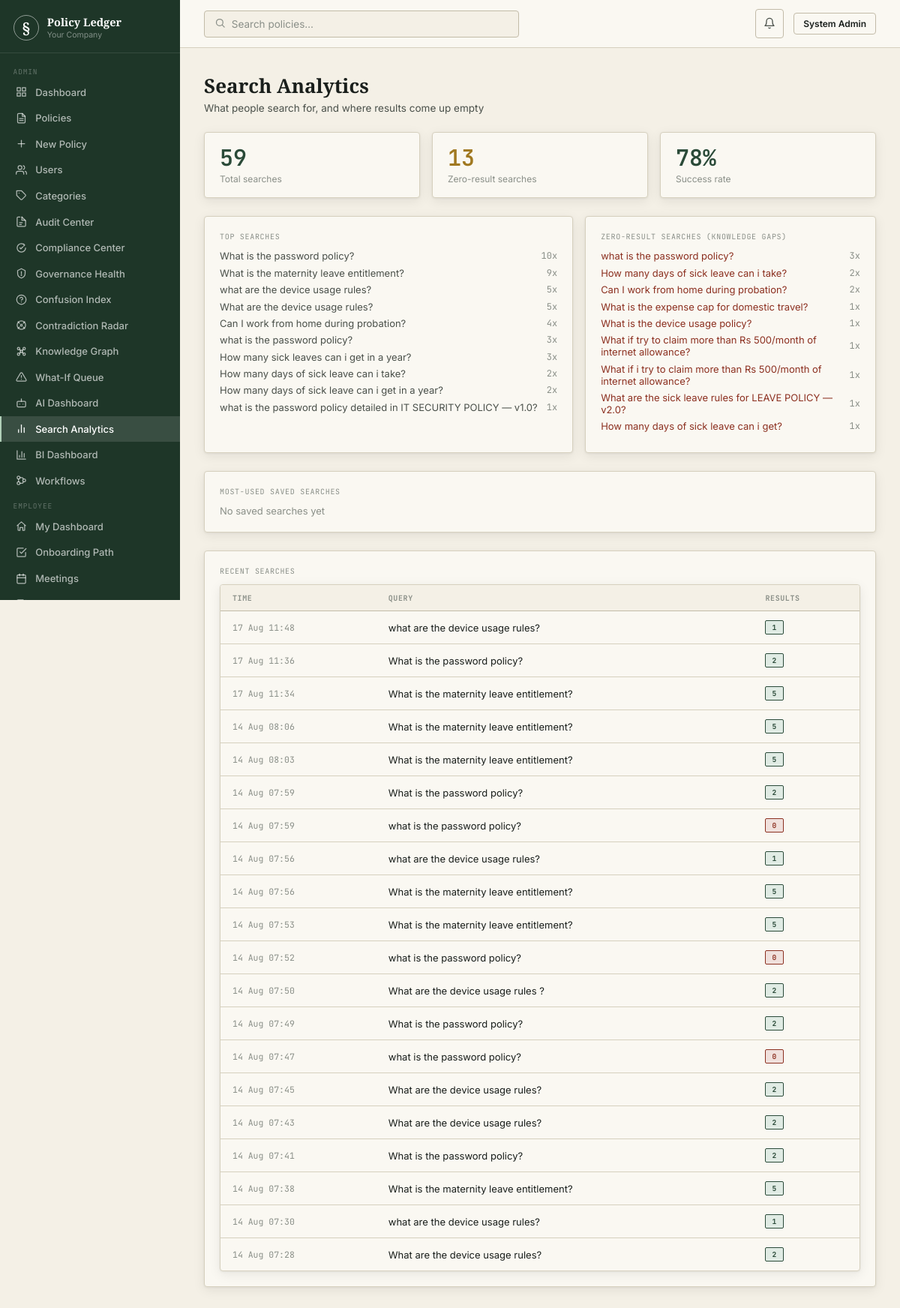
Page /admin/search-analytics (signed in) on the committed database.
### models.py (models this page shows, shortened)
class User(db.Model, UserMixin):
    id = db.Column(db.Integer, primary_key=True)
    employee_id = db.Column(db.String(20), unique=True, nullable=True)
    name = db.Column(db.String(120), nullable=False)
    email = db.Column(db.String(200), nullable=False, unique=True, index=True)
    password_hash = db.Column(db.String(256), nullable=False)
    role = db.Column(db.String(20), nullable=False, default=UserRole.EMPLOYEE)
    department_id = db.Column(db.Integer, db.ForeignKey("department.id"), nullable=True)
    designation = db.Column(db.String(100))
    phone = db.Column(db.String(20))
    avatar_url = db.Column(db.String(300))
    is_active = db.Column(db.Boolean, default=True)
    email_verified = db.Column(db.Boolean, default=False)
    mfa_enabled = db.Column(db.Boolean, default=False)
    mfa_secret = db.Column(db.String(64))
    last_login = db.Column(db.DateTime)
    password_changed_at = db.Column(db.DateTime, default=now_utc)
    created_at = db.Column(db.DateTime, default=now_utc)
    updated_at = db.Column(db.DateTime, default=now_utc, onupdate=now_utc)
    notifications = db.relationship("Notification", backref="user", lazy="dynamic", cascade="all, delete-orphan")
    acknowledgements = db.relationship("PolicyAcknowledgement", backref="user", lazy="dynamic")
    audit_logs = db.relationship("AuditLog", backref="user", lazy="dynamic")
    saved = db.relationship("Policy", secondary=saved_policies, lazy="dynamic")
    def is_admin(self) -> bool:
        return self.role == UserRole.ADMIN
    def can_manage_policies(self) -> bool:
        return self.role in (UserRole.HR, UserRole.ADMIN, UserRole.MANAGER)

class SearchHistory(db.Model):
    id = db.Column(db.Integer, primary_key=True)
    user_id = db.Column(db.Integer, db.ForeignKey("user.id"), nullable=True)
    query_text = db.Column(db.String(500), nullable=False)
    answered = db.Column(db.Boolean, default=True)
    chunks_found = db.Column(db.Integer, default=0)
    created_at = db.Column(db.DateTime, default=now_utc)

### blueprints/search.py (the view)
@search_bp.route("/admin/search-analytics")
@login_required
@role_required(UserRole.ADMIN, UserRole.HR)
def search_analytics():
    total_searches = SearchHistory.query.count()
    zero_result = SearchHistory.query.filter_by(answered=False).count()
    top_queries = (db.session.query(SearchHistory.query_text, func.count(SearchHistory.id).label("cnt"))
                  .group_by(SearchHistory.query_text)
                  .order_by(func.count(SearchHistory.id).desc())
                  .limit(10).all())
    zero_result_queries = (db.session.query(SearchHistory.query_text, func.count(SearchHistory.id).label("cnt"))
                           .filter_by(answered=False)
                           .group_by(SearchHistory.query_text)
                           .order_by(func.count(SearchHistory.id).desc())
                           .limit(10).all())
    recent = SearchHistory.query.order_by(SearchHistory.created_at.desc()).limit(20).all()
    most_saved = SavedSearch.query.order_by(SavedSearch.use_count.desc()).limit(8).all()
    return render_template("admin/search_analytics.html",
        total_searches=total_searches, zero_result=zero_result,
        success_rate=round(100 * (total_searches - zero_result) / total_searches) if total_searches else 0,
        top_queries=top_queries, zero_result_queries=zero_result_queries,
        recent=recent, most_saved=most_saved,
    )

### templates/admin/search_analytics.html (shortened to what this page needs)
{% extends "base.html" %}
{% block content %}
<div class="page-header">
  <div class="page-header-left"><h1>Search Analytics</h1><p>What people search for, and where results come up empty</p></div>
</div>
<div class="stat-grid mb3">
  <div class="stat-card"><div class="stat-val">{{ total_searches }}</div><div class="stat-label">Total searches</div></div>
  <div class="stat-card {% if zero_result > 0 %}amber{% endif %}"><div class="stat-val">{{ zero_result }}</div><div class="stat-label">Zero-result searches</div></div>
  <div class="stat-card"><div class="stat-val">{{ success_rate }}%</div><div class="stat-label">Success rate</div></div>
</div>
<div class="grid2 mb3">
  <div class="card">
    <div class="card-label">Top searches</div>
    {% for q, count in top_queries %}
    <div style="display:flex;align-items:center;gap:.75rem;margin-bottom:.4rem;font-size:13px">
      <span style="flex:1;color:var(--ink2);white-space:nowrap;overflow:hidden;text-overflow:ellipsis">{{ q }}</span>
      <span class="text-mono" style="color:var(--faint)">{{ count }}x</span>
    </div>
    {% else %}<div class="text-faint" style="font-size:13px">No searches yet</div>{% endfor %}
  </div>
  <div class="card">
    <div class="card-label">Zero-result searches (knowledge gaps)</div>
    {% for q, count in zero_result_queries %}
    <div style="display:flex;align-items:center;gap:.75rem;margin-bottom:.4rem;font-size:13px">
      <span style="flex:1;color:var(--red)">{{ q }}</span>
      <span class="text-mono" style="color:var(--faint)">{{ count }}x</span>
    </div>
    {% else %}<div class="text-faint" style="font-size:13px">No zero-result searches — good coverage.</div>{% endfor %}
  </div>
</div>
<div class="card mb3">
  <div class="card-label">Most-used saved searches</div>
  {% if most_saved %}
  <div class="table-wrap" style="margin-top:.5rem">
    <table>
      <thead><tr><th>Name</th><th>Owner</th><th>Scope</th><th>Uses</th></tr></thead>
      <tbody>
        {% for s in most_saved %}
        <tr><td class="td-title">{{ s.name }}</td><td>{{ s.user.name }}</td><td class="td-mono">{{ s.scope }}</td><td class="td-mono">{{ s.use_count or 0 }}</td></tr>
        {% endfor %}
      </tbody>
    </table>
  </div>
  {% else %}<div class="text-faint" style="font-size:13px;margin-top:.5rem">No saved searches yet</div>{% endif %}
</div>
<div class="card">
  <div class="card-label">Recent searches</div>
  <div class="table-wrap" style="margin-top:.5rem">
    <table>
      <thead><tr><th>Time</th><th>Query</th><th>Results</th></tr></thead>
      <tbody>
        {% for s in recent %}
        <tr>
          <td class="td-mono">{{ s.created_at.strftime('%d %b %H:%M') }}</td>
          <td>{{ s.query_text }}</td>
          <td><span class="pill {% if s.answered %}pill-active{% else %}pill-rejected{% endif %}">{{ s.chunks_found }}</span></td>
        </tr>
        {% else %}<tr><td colspan="3" class="text-faint">No searches yet</td></tr>{% endfor %}
      </tbody>
    </table>
  </div>
</div>
{% endblock %}

### templates/base.html (shortened to what this page needs)
<!DOCTYPE html>
<html lang="en">
<head>
</head>
<body>
<div class="shell">
  {% block sidebar %}
  <div class="sidebar">
    <div class="s-brand">
      <div class="s-mark">§</div>
      <div><div class="s-name">Policy Ledger</div><div class="s-company">{{ config.COMPANY_NAME }}</div></div>
    </div>
    <nav class="s-nav">
      {% if current_user.can_manage_policies() %}
      <div class="s-section">Admin</div>
      <a href="{{ url_for('admin.dashboard') }}" class="s-item {% if request.endpoint == 'admin.dashboard' %}active{% endif %}"><span class="s-icon"><svg viewBox="0 0 24 24" fill="none" stroke="currentColor" stroke-width="2" stroke-linecap="round" stroke-linejoin="round"><rect x="3" y="3" width="7" height="7"/><rect x="14" y="3" width="7" height="7"/><rect x="14" y="14" width="7" height="7"/><rect x="3" y="14" width="7" height="7"/></svg></span>Dashboard</a>
      <a href="{{ url_for('admin.policy_list') }}" class="s-item {% if 'policy' in request.endpoint %}active{% endif %}"><span class="s-icon"><svg viewBox="0 0 24 24" fill="none" stroke="currentColor" stroke-width="2" stroke-linecap="round" stroke-linejoin="round"><path d="M14 2H6a2 2 0 0 0-2 2v16a2 2 0 0 0 2 2h12a2 2 0 0 0 2-2V8z"/><path d="M14 2v6h6"/><line x1="8" y1="13" x2="16" y2="13"/><line x1="8" y1="17" x2="16" y2="17"/></svg></span>Policies</a>
      <a href="{{ url_for('admin.policy_create') }}" class="s-item"><span class="s-icon"><svg viewBox="0 0 24 24" fill="none" stroke="currentColor" stroke-width="2" stroke-linecap="round" stroke-linejoin="round"><line x1="12" y1="5" x2="12" y2="19"/><line x1="5" y1="12" x2="19" y2="12"/></svg></span>New Policy</a>
      {% if current_user.is_admin() %}
      <a href="{{ url_for('admin.user_list') }}" class="s-item {% if 'user' in request.endpoint %}active{% endif %}"><span class="s-icon"><svg viewBox="0 0 24 24" fill="none" stroke="currentColor" stroke-width="2" stroke-linecap="round" stroke-linejoin="round"><path d="M17 21v-2a4 4 0 0 0-4-4H5a4 4 0 0 0-4 4v2"/><circle cx="9" cy="7" r="4"/><path d="M23 21v-2a4 4 0 0 0-3-3.87"/><path d="M16 3.13a4 4 0 0 1 0 7.75"/></svg></span>Users</a>
      <a href="{{ url_for('admin.category_list') }}" class="s-item"><span class="s-icon"><svg viewBox="0 0 24 24" fill="none" stroke="currentColor" stroke-width="2" stroke-linecap="round" stroke-linejoin="round"><path d="M20.59 13.41 13.4 20.6a2 2 0 0 1-2.83 0L2 12V2h10l8.59 8.59a2 2 0 0 1 0 2.82z"/><line x1="7" y1="7" x2="7.01" y2="7"/></svg></span>Categories</a>
      <a href="{{ url_for('audit_center.audit_dashboard') }}" class="s-item {% if request.endpoint and request.endpoint.startswith('audit_center.') %}active{% endif %}"><span class="s-icon"><svg viewBox="0 0 24 24" fill="none" stroke="currentColor" stroke-width="2" stroke-linecap="round" stroke-linejoin="round"><path d="M9 2H5a2 2 0 0 0-2 2v16a2 2 0 0 0 2 2h14a2 2 0 0 0 2-2V11"/><path d="M13 2v7h7"/><line x1="8" y1="14" x2="14" y2="14"/><line x1="8" y1="18" x2="12" y2="18"/><path d="M13 2l8 8"/></svg></span>Audit Center</a>
      <a href="{{ url_for('compliance.compliance_center') }}" class="s-item {% if request.endpoint and request.endpoint.startswith('compliance.') %}active{% endif %}"><span class="s-icon"><svg viewBox="0 0 24 24" fill="none" stroke="currentColor" stroke-width="2" stroke-linecap="round" stroke-linejoin="round"><path d="M9 12l2 2 4-4"/><path d="M21 12c0 4.97-4.03 9-9 9s-9-4.03-9-9 4.03-9 9-9c1.6 0 3.1.42 4.4 1.15"/><path d="M17 4l2 2-2 2"/></svg></span>Compliance Center</a>
      <a href="{{ url_for('governance.dashboard') }}" class="s-item {% if request.endpoint and request.endpoint.startswith('governance.') %}active{% endif %}"><span class="s-icon"><svg viewBox="0 0 24 24" fill="none" stroke="currentColor" stroke-width="2" stroke-linecap="round" stroke-linejoin="round"><path d="M12 2l8 4v6c0 5-3.5 8.5-8 10-4.5-1.5-8-5-8-10V6z"/><path d="M12 8v5"/><circle cx="12" cy="16" r=".5" fill="currentColor"/></svg></span>Governance Health</a>
      <a href="{{ url_for('confusion_index.dashboard') }}" class="s-item {% if request.endpoint and request.endpoint.startswith('confusion_index.') %}active{% endif %}"><span class="s-icon"><svg viewBox="0 0 24 24" fill="none" stroke="currentColor" stroke-width="2" stroke-linecap="round" stroke-linejoin="round"><circle cx="12" cy="12" r="10"/><path d="M9.09 9a3 3 0 0 1 5.83 1c0 2-3 3-3 3"/><line x1="12" y1="17" x2="12.01" y2="17"/></svg></span>Confusion Index</a>
      <a href="{{ url_for('contradiction_radar.dashboard') }}" class="s-item {% if request.endpoint and request.endpoint.startswith('contradiction_radar.') %}active{% endif %}"><span class="s-icon"><svg viewBox="0 0 24 24" fill="none" stroke="currentColor" stroke-width="2" stroke-linecap="round" stroke-linejoin="round"><circle cx="12" cy="12" r="2"/><path d="M4.9 4.9l3 3M19.1 4.9l-3 3M4.9 19.1l3-3M19.1 19.1l-3-3"/><circle cx="12" cy="12" r="9"/></svg></span>Contradiction Radar</a>
      <a href="{{ url_for('knowledge_graph.graph_page') }}" class="s-item "><span class="s-icon"></span>Knowledge Graph</a>
      <a href="{{ url_for('what_if.review_queue') }}" class="s-item {% if request.endpoint and request.endpoint.startswith('what_if.') and 'admin' in request.path %}active{% endif %}"><span class="s-icon"><svg viewBox="0 0 24 24" fill="none" stroke="currentColor" stroke-width="2" stroke-linecap="round" stroke-linejoin="round"><path d="M12 9v4"/><path d="M12 17h.01"/><path d="M10.29 3.86 1.82 18a2 2 0 0 0 1.71 3h16.94a2 2 0 0 0 1.71-3L13.71 3.86a2 2 0 0 0-3.42 0z"/></svg></span>What-If Queue</a>
      <a href="{{ url_for('rag.admin_rag_dashboard') }}" class="s-item "><span class="s-icon"></span>AI Dashboard</a>
      <a href="{{ url_for('search.search_analytics') }}" class="s-item {% if request.endpoint == 'search.search_analytics' %}active{% endif %}"><span class="s-icon"><svg viewBox="0 0 24 24" fill="none" stroke="currentColor" stroke-width="2" stroke-linecap="round" stroke-linejoin="round"><line x1="18" y1="20" x2="18" y2="10"/><line x1="12" y1="20" x2="12" y2="4"/><line x1="6" y1="20" x2="6" y2="14"/></svg></span>Search Analytics</a>
      <a href="{{ url_for('bi.bi_dashboard') }}" class="s-item {% if request.endpoint == 'bi.bi_dashboard' %}active{% endif %}"><span class="s-icon"><svg viewBox="0 0 24 24" fill="none" stroke="currentColor" stroke-width="2" stroke-linecap="round" stroke-linejoin="round"><path d="M3 3v18h18"/><path d="M18 17V9M13 17V5M8 17v-4"/></svg></span>BI Dashboard</a>
      <a href="{{ url_for('workflow.template_list') }}" class="s-item {% if request.endpoint and request.endpoint.startswith('workflow.') %}active{% endif %}"><span class="s-icon"><svg viewBox="0 0 24 24" fill="none" stroke="currentColor" stroke-width="2" stroke-linecap="round" stroke-linejoin="round"><circle cx="6" cy="6" r="3"/><circle cx="6" cy="18" r="3"/><circle cx="18" cy="12" r="3"/><path d="M6 9v6M9 6h4a3 3 0 0 1 3 3v0M9 18h4a3 3 0 0 0 3-3v0"/></svg></span>Workflows</a>
      {% endif %}
      <div class="s-section">Employee</div>
      {% endif %}
      <a href="{{ url_for('employee.dashboard') }}" class="s-item {% if request.endpoint == 'employee.dashboard' %}active{% endif %}"><span class="s-icon"><svg viewBox="0 0 24 24" fill="none" stroke="currentColor" stroke-width="2" stroke-linecap="round" stroke-linejoin="round"><path d="M3 11l9-8 9 8"/><path d="M5 10v10a1 1 0 0 0 1 1h3v-6h6v6h3a1 1 0 0 0 1-1V10"/></svg></span>My Dashboard</a>
      <a href="{{ url_for('employee.onboarding') }}" class="s-item {% if request.endpoint and request.endpoint.startswith('employee.onboarding') %}active{% endif %}"><span class="s-icon"><svg viewBox="0 0 24 24" fill="none" stroke="currentColor" stroke-width="2" stroke-linecap="round" stroke-linejoin="round"><path d="M9 11l3 3L22 4"/><path d="M21 12v7a2 2 0 0 1-2 2H5a2 2 0 0 1-2-2V5a2 2 0 0 1 2-2h11"/></svg></span>Onboarding Path</a>
      <a href="{{ url_for('meetings.list_meetings') }}" class="s-item {% if request.endpoint and 'meetings.' in request.endpoint and request.endpoint != 'meetings.my_action_items' %}active{% endif %}"><span class="s-icon"><svg viewBox="0 0 24 24" fill="none" stroke="currentColor" stroke-width="2" stroke-linecap="round" stroke-linejoin="round"><rect x="3" y="4" width="18" height="18" rx="2"/><line x1="16" y1="2" x2="16" y2="6"/><line x1="8" y1="2" x2="8" y2="6"/><line x1="3" y1="10" x2="21" y2="10"/></svg></span>Meetings</a>
      <a href="{{ url_for('meetings.my_action_items') }}" class="s-item {% if request.endpoint == 'meetings.my_action_items' %}active{% endif %}"><span class="s-icon"><svg viewBox="0 0 24 24" fill="none" stroke="currentColor" stroke-width="2" stroke-linecap="round" stroke-linejoin="round"><path d="M9 11l3 3L22 4"/><path d="M21 12v7a2 2 0 0 1-2 2H5a2 2 0 0 1-2-2V5a2 2 0 0 1 2-2h11"/></svg></span>My Action Items</a>
    </nav>
  </div>
  {% endblock %}
  <div class="main">
    <div class="topbar">
      <div class="topbar-left">
        <form action="{{ url_for('employee.search') }}" method="GET" style="flex:1;max-width:420px">
          <div class="search-bar">
            <span style="color:var(--faint)" class="icon"><svg width="15" height="15" viewBox="0 0 24 24" fill="none" stroke="currentColor" stroke-width="2" stroke-linecap="round" stroke-linejoin="round"><circle cx="11" cy="11" r="7"/><line x1="21" y1="21" x2="16.65" y2="16.65"/></svg></span>
            <input name="q" placeholder="Search policies…" value="{{ request.args.get('q','') }}">
          </div>
        </form>
      </div>
      <div class="topbar-right">
        <a href="{{ url_for('employee.notifications') }}" class="notif-btn" title="Notifications">
          <span class="icon"><svg width="16" height="16" viewBox="0 0 24 24" fill="none" stroke="currentColor" stroke-width="2" stroke-linecap="round" stroke-linejoin="round"><path d="M18 8a6 6 0 0 0-12 0c0 7-3 9-3 9h18s-3-2-3-9"/><path d="M13.73 21a2 2 0 0 1-3.46 0"/></svg></span>
          {% set unc = unread_count if unread_count is defined else 0 %}
        </a>
        <a href="{{ url_for('auth.profile') }}" class="btn btn-secondary btn-sm">{{ current_user.name[:18] }}</a>
      </div>
    </div>
    <div class="page-body">
      {% block content %}{% endblock %}
    </div>
  </div>
</div>
</body>
</html>

### rows in the picture
User: name "System Admin"
SearchHistory: query_text "what is the password policy detailed in IT SECURITY POLICY — v1.0?", count "1"
SearchHistory: query_text "Can I work from home during probation?", id "2"
SearchHistory: query_text "What is the expense cap for domestic travel?", user "1"
SearchHistory: query_text "What is the device usage policy?", user "1"
SearchHistory: query_text "What if try to claim more than Rs 500/month of internet allowance?", user "1"
SearchHistory: query_text "What if i try to claim more than Rs 500/month of internet allowance?", user "1"
SearchHistory: query_text "What are the sick leave rules for LEAVE POLICY — v2.0?", user "1"
SearchHistory: query_text "How many days of sick leave can i get?", user "1"
SearchHistory: created_at "17 Aug 11:48", query_text "what are the device usage rules?", chunks_found "1"
SearchHistory: created_at "17 Aug 11:36", query_text "What is the password policy?", chunks_found "2"
SearchHistory: created_at "17 Aug 11:34", query_text "What is the maternity leave entitlement?", chunks_found "5"
SearchHistory: created_at "14 Aug 08:06", query_text "What is the maternity leave entitlement?", chunks_found "5"
SearchHistory: created_at "14 Aug 08:03", query_text "What is the maternity leave entitlement?", chunks_found "5"
SearchHistory: created_at "14 Aug 07:59", query_text "What is the password policy?", chunks_found "2"
SearchHistory: created_at "14 Aug 07:59", query_text "what is the password policy?", chunks_found "0"
SearchHistory: created_at "14 Aug 07:56", query_text "what are the device usage rules?", chunks_found "1"
SearchHistory: created_at "14 Aug 07:56", query_text "What is the maternity leave entitlement?", chunks_found "5"
SearchHistory: created_at "14 Aug 07:53", query_text "What is the maternity leave entitlement?", chunks_found "5"
SearchHistory: created_at "14 Aug 07:52", query_text "what is the password policy?", chunks_found "0"
SearchHistory: created_at "14 Aug 07:50", query_text "What are the device usage rules ?", chunks_found "2"
SearchHistory: created_at "14 Aug 07:49", query_text "What is the password policy?", chunks_found "2"
SearchHistory: created_at "14 Aug 07:47", query_text "what is the password policy?", chunks_found "0"
SearchHistory: created_at "14 Aug 07:45", query_text "What are the device usage rules?", chunks_found "2"
SearchHistory: created_at "14 Aug 07:43", query_text "What are the device usage rules?", chunks_found "2"
SearchHistory: created_at "14 Aug 07:41", query_text "What is the password policy?", chunks_found "2"
SearchHistory: created_at "14 Aug 07:38", query_text "What is the maternity leave entitlement?", chunks_found "5"
SearchHistory: created_at "14 Aug 07:30", query_text "what are the device usage rules?", chunks_found "1"
SearchHistory: created_at "14 Aug 07:28", query_text "What are the device usage rules?", chunks_found "2"

### other values in the picture
{{ config.COMPANY_NAME }} "Your Company"
{{ total_searches }} "59"
{{ zero_result }} "13"
{{ success_rate }} "78"
{{ q }} "What is the password policy?" "What is the maternity leave entitlement?" "what are the device usage rules?" "What are the device usage rules?" "Can I work from home during probation?" "what is the password policy?" "How many sick leaves can i get in a year?" "How many days of sick leave can i take?" "How many days of sick leave can i get in a year?"
{{ count }} "10" "9" "5" "5" "4" "3" "3" "2" "2"
{{ q }} "what is the password policy?" "How many days of sick leave can i take?"
{{ count }} "3" "2"
